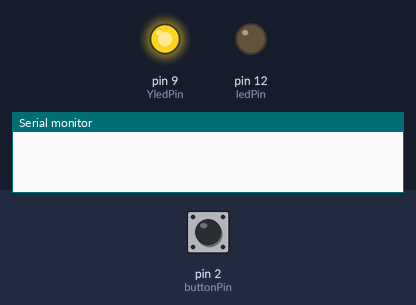
Recording of a sketch running on a simulated Arduino Uno, built with avr-gcc and run on an emulated ATmega328P. Parts: output pins drawn as LEDs (lit = HIGH), the last lines printed to the serial monitor. The inputs (shaded band) are chosen by the test bench; at power-on: pin 2 (buttonPin) LOW.

Above: at 1.2 s.
1.3 s: pin 2 (buttonPin) pulled HIGH for 0.15 s
At 1.37 s:
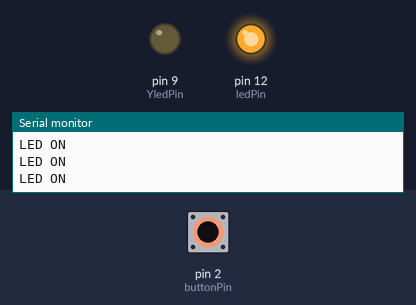
2.9 s: pin 2 (buttonPin) pulled HIGH for 3.2 s
At 7.4 s:
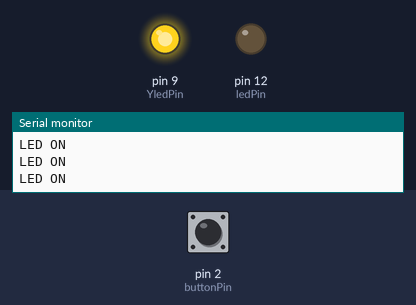
Timing chart, 0 to 8.9 s (numbered marks = the images above; inputs shaded):
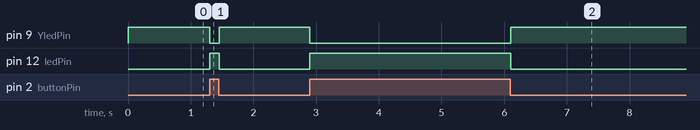

The sketch:

crossled.ino
```cpp
const int ledPin = 12;
const int YledPin = 9;
const int buttonPin = 2;
int buttonState = 0;


void setup() {
  // put your setup code here, to run once:
    // pinMode(LED_BUILTIN, OUTPUT);
    pinMode(ledPin, OUTPUT);
    pinMode(YledPin, OUTPUT);
    pinMode(buttonPin, INPUT);
    Serial.begin(9600);
}

void loop() {
  // put your main code here, to run repeatedly:
    buttonState = digitalRead(buttonPin);
    //Serial.println(buttonState);
    //digitalWrite(LED_BUILTIN, HIGH);
if (buttonState == HIGH){
  // 불켜기
    Serial.println("LED ON");
    digitalWrite(ledPin, HIGH);
    digitalWrite(YledPin, LOW);
    //delay(500);
}else {
    // 불끄기
    digitalWrite(ledPin, LOW);
    digitalWrite(YledPin, HIGH);
    //delay(500);
}

    //digitalWrite(LED_BUILTIN, LOW);
}
```

Measured:
- after the input at 1.3 s, pin 9 (YledPin): HIGH → LOW at once, → HIGH 0.16 s later; pin 12 (ledPin): LOW → HIGH at once, → LOW 0.16 s later
- after the input at 2.9 s, pin 9 (YledPin): HIGH → LOW at once, → HIGH 3.2 s later; pin 12 (ledPin): LOW → HIGH at once, → LOW 3.2 s later
